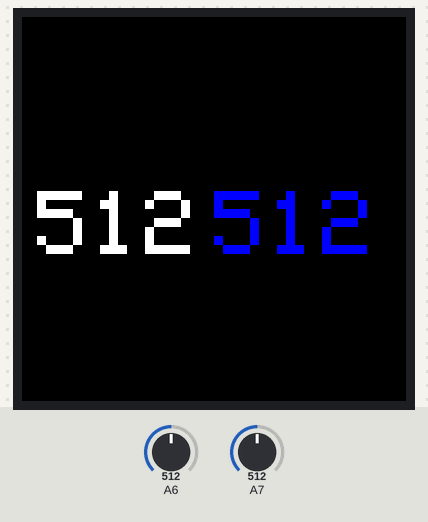
This sketch was run on a simulated Arduino Nano, built with avr-gcc and run on an emulated ATmega328P. On the bench: 128×128 colour display. The inputs (shaded band) are chosen by the test bench; at power-on: A6 = 512, A7 = 512.

Above: at 1.3 s.
1.4 s: A6 set to 716
At 2.7 s:
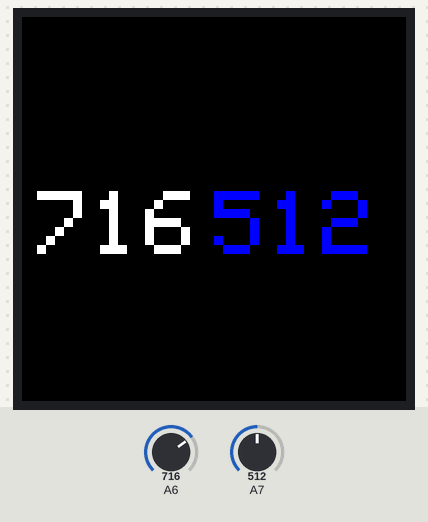
3.0 s: A7 set to 716
At 3.7 s:
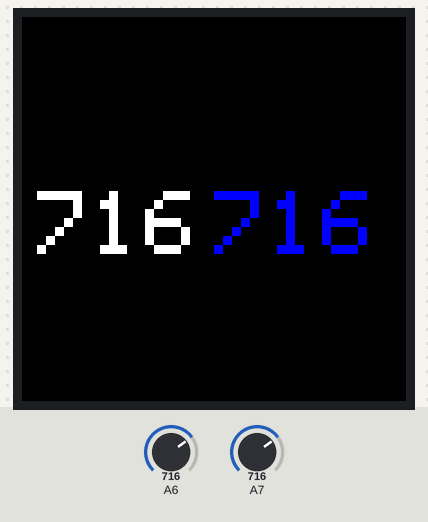
4.5 s: A6 set to 900
At 5.6 s:
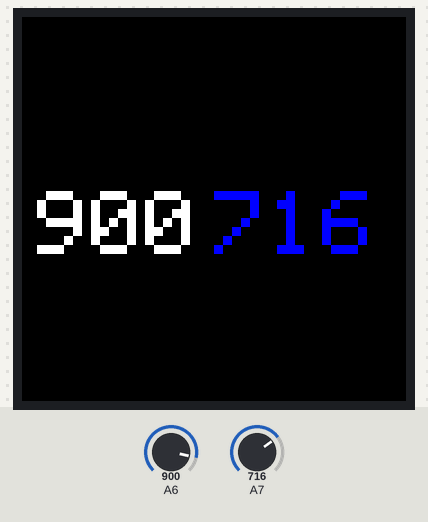
6.0 s: A7 set to 900
At 7.2 s:
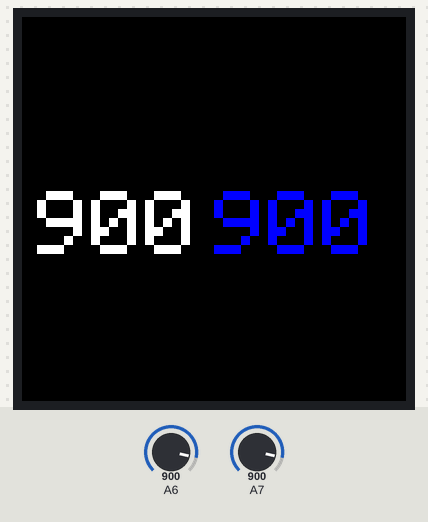
7.5 s: A6 set to 1023
At 8.2 s:
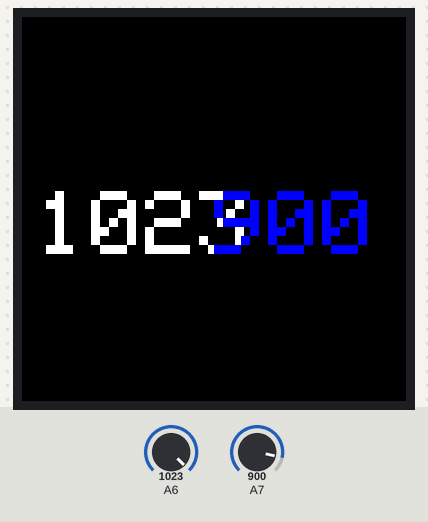
9.0 s: A7 set to 1023
At 10.2 s:
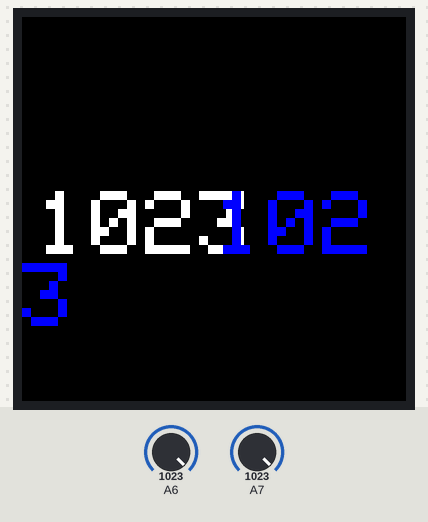
Timing chart, 0 to 11.6 s (numbered marks = the images above; inputs shaded):
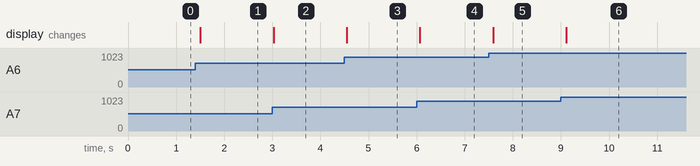

The sketch:

prueba_botonera_GARABULLO_18.ino
```cpp
// programa para probar la BOTONERA de garabullo
// 17 enero de 2018
// escrito por Diegolale
// basado en los ejemplos de adafruit

#include <Adafruit_GFX.h>
#include <Adafruit_ST7735.h>
#include <SPI.h>

#define TFT_CS     10
#define TFT_RST    8
#define TFT_DC     9

int lectura_A_anterior = 5;
int lectura_B_anterior = 5;

Adafruit_ST7735 pantalla = Adafruit_ST7735(TFT_CS,  TFT_DC, TFT_RST);
int colores[] = {ST7735_RED, ST7735_GREEN, ST7735_BLUE, ST7735_WHITE, ST7735_MAGENTA, ST7735_YELLOW, ST7735_CYAN};

void setup(void) {
  pantalla.initR(INITR_144GREENTAB);
  pantalla.setTextWrap(true); // Permite o no que el texto siga fuera de la pantalla o cambie de línea al llegar al borde
  pantalla.fillScreen(ST7735_BLACK);
  pantalla.setRotation(3);
}

void loop(void) {
  int lectura_A = analogRead(A6);
  int lectura_B = analogRead(A7);
  if (lectura_A_anterior != lectura_A || lectura_B_anterior != lectura_B)
  {
    pantalla.fillScreen(0);
    pantalla.setCursor(5, 58);
    pantalla.setTextColor(ST7735_WHITE);
    pantalla.setTextSize(3);
    pantalla.println(lectura_A);
    pantalla.setCursor(64, 58);
    pantalla.setTextColor(ST7735_BLUE);
    pantalla.setTextSize(3);
    pantalla.println(lectura_B);
  }
  delay(100);
  lectura_A_anterior = lectura_A;
  lectura_B_anterior = lectura_B;
}
```

Measured:
- after the input at 1.4 s, the display: changes after 0.11 s (image 1)
- after the input at 3.0 s, the display: changes at once (image 2)
- after the input at 4.5 s, the display: changes after 0.05 s (image 3)
- after the input at 6.0 s, the display: changes after 0.07 s (image 4)
- after the input at 7.5 s, the display: changes after 0.09 s (image 5)
- after the input at 9.0 s, the display: changes after 0.11 s (image 6)
